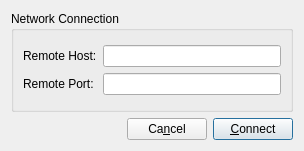
<?xml version="1.0" encoding="UTF-8"?>
<ui version="4.0">
 <class>ConnectorForm</class>
 <widget class="QDialog" name="ConnectorForm">
  <property name="geometry">
   <rect>
    <x>0</x>
    <y>0</y>
    <width>304</width>
    <height>151</height>
   </rect>
  </property>
  <property name="windowTitle">
   <string>Connect To Gameserver</string>
  </property>
  <layout class="QVBoxLayout" name="verticalLayout">
   <item>
    <widget class="QFrame" name="frame">
     <property name="frameShape">
      <enum>QFrame::NoFrame</enum>
     </property>
     <property name="frameShadow">
      <enum>QFrame::Plain</enum>
     </property>
     <property name="lineWidth">
      <number>0</number>
     </property>
     <layout class="QHBoxLayout" name="horizontalLayout">
      <property name="spacing">
       <number>9</number>
      </property>
      <property name="margin">
       <number>0</number>
      </property>
      <item>
       <widget class="QGroupBox" name="groupBox">
        <property name="title">
         <string>Network Connection</string>
        </property>
        <layout class="QVBoxLayout" name="verticalLayout_2">
         <item>
          <layout class="QGridLayout" name="gridLayout">
           <item row="0" column="1">
            <widget class="QLineEdit" name="editRemoteHost">
             <property name="maxLength">
              <number>64</number>
             </property>
            </widget>
           </item>
           <item row="0" column="0">
            <widget class="QLabel" name="labelRemoteHost">
             <property name="text">
              <string>Remote Host:</string>
             </property>
            </widget>
           </item>
           <item row="1" column="0">
            <widget class="QLabel" name="labelRemotePort">
             <property name="text">
              <string>Remote Port:</string>
             </property>
            </widget>
           </item>
           <item row="1" column="1">
            <widget class="QLineEdit" name="editRemotePort">
             <property name="maxLength">
              <number>5</number>
             </property>
            </widget>
           </item>
          </layout>
         </item>
        </layout>
       </widget>
      </item>
     </layout>
    </widget>
   </item>
   <item>
    <layout class="QHBoxLayout" name="horizontalLayout_2">
     <item>
      <spacer name="horizontalSpacer">
       <property name="orientation">
        <enum>Qt::Horizontal</enum>
       </property>
       <property name="sizeHint" stdset="0">
        <size>
         <width>40</width>
         <height>20</height>
        </size>
       </property>
      </spacer>
     </item>
     <item>
      <widget class="QPushButton" name="buttonCancel">
       <property name="text">
        <string>Ca&amp;ncel</string>
       </property>
       <property name="autoDefault">
        <bool>false</bool>
       </property>
      </widget>
     </item>
     <item>
      <widget class="QPushButton" name="buttonConnect">
       <property name="text">
        <string>&amp;Connect</string>
       </property>
       <property name="default">
        <bool>true</bool>
       </property>
      </widget>
     </item>
    </layout>
   </item>
  </layout>
 </widget>
 <resources/>
 <connections/>
</ui>
